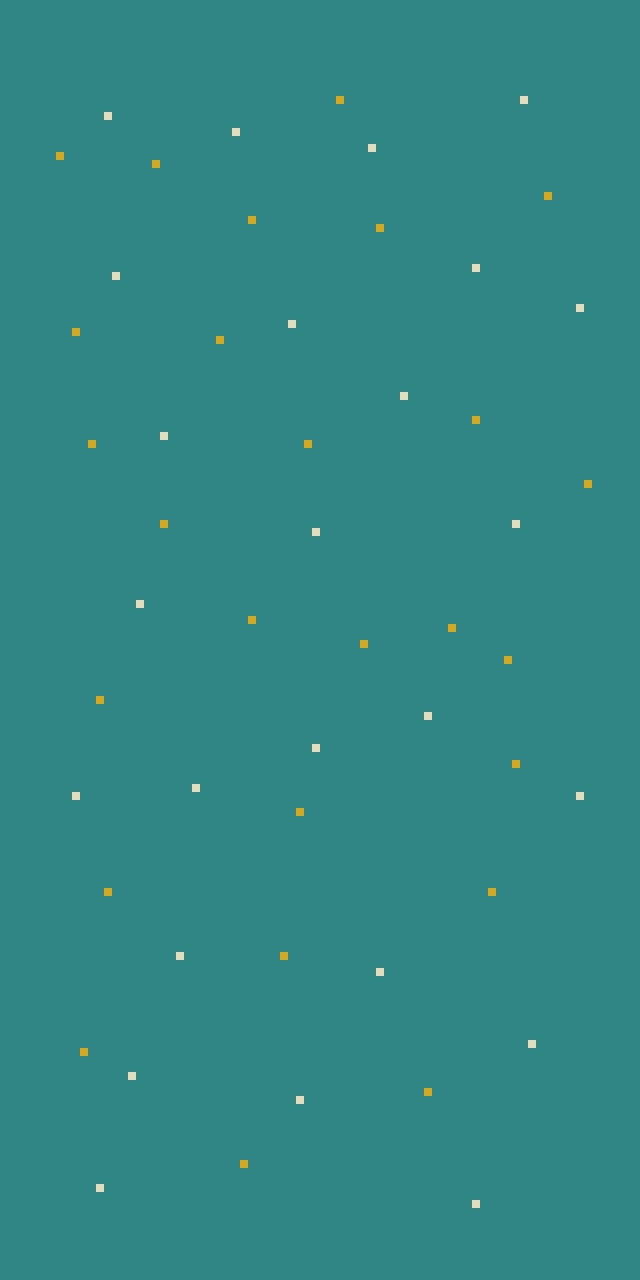

Rendered tile map (Tiled .tmx) drawn with the repository's tilesets; below, a short description and the map source with its tile grids summarised:
An orthogonal 80x160 tile map with 8x8 px tiles, 1 tile layer (Tile Layer 1).

<map version="1.10" tiledversion="1.11.0" orientation="orthogonal" renderorder="right-down" width="80" height="160" tilewidth="8" tileheight="8" infinite="0" nextlayerid="2" nextobjectid="1">
 <tileset firstgid="1" source="../images/Palette.tsx" />
 <layer id="1" name="Tile Layer 1" width="80" height="160">
  <data>[12800 cells, 12800 non-empty, 3 distinct tile ids]</data>
 </layer>
</map>
